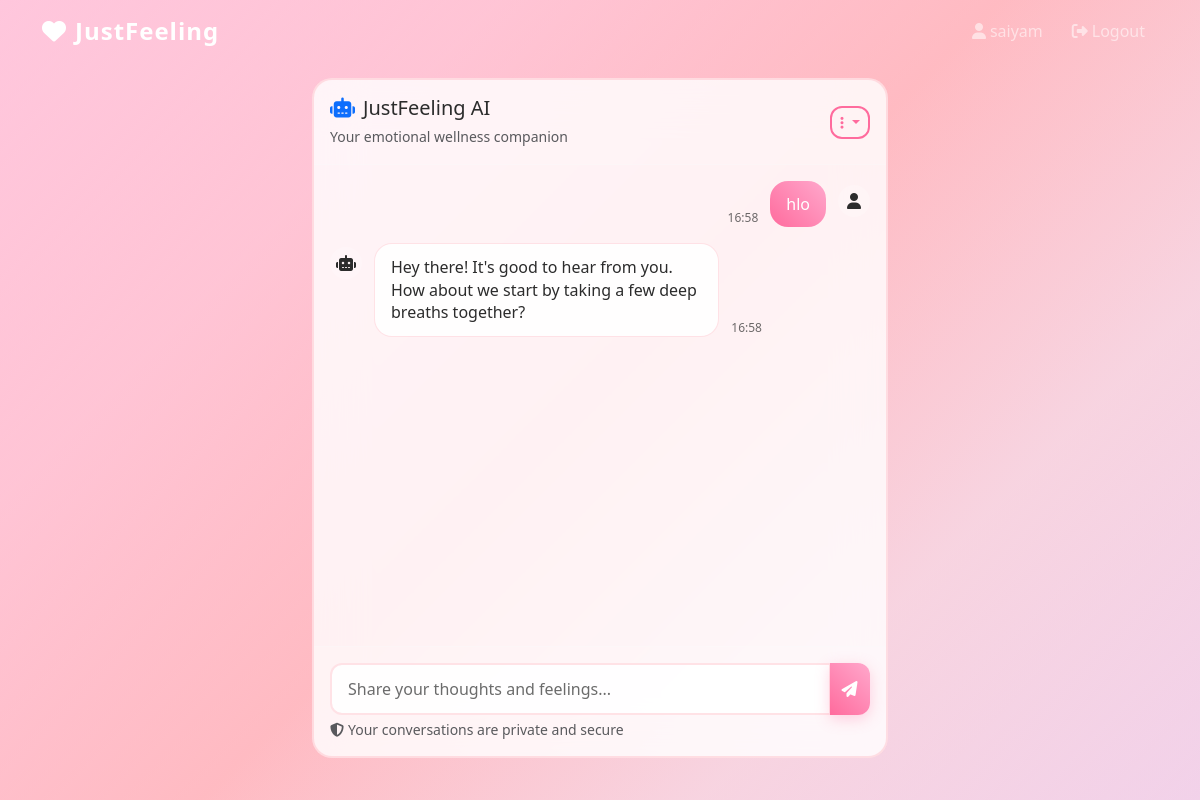
The app's page /chat (signed in), older data.
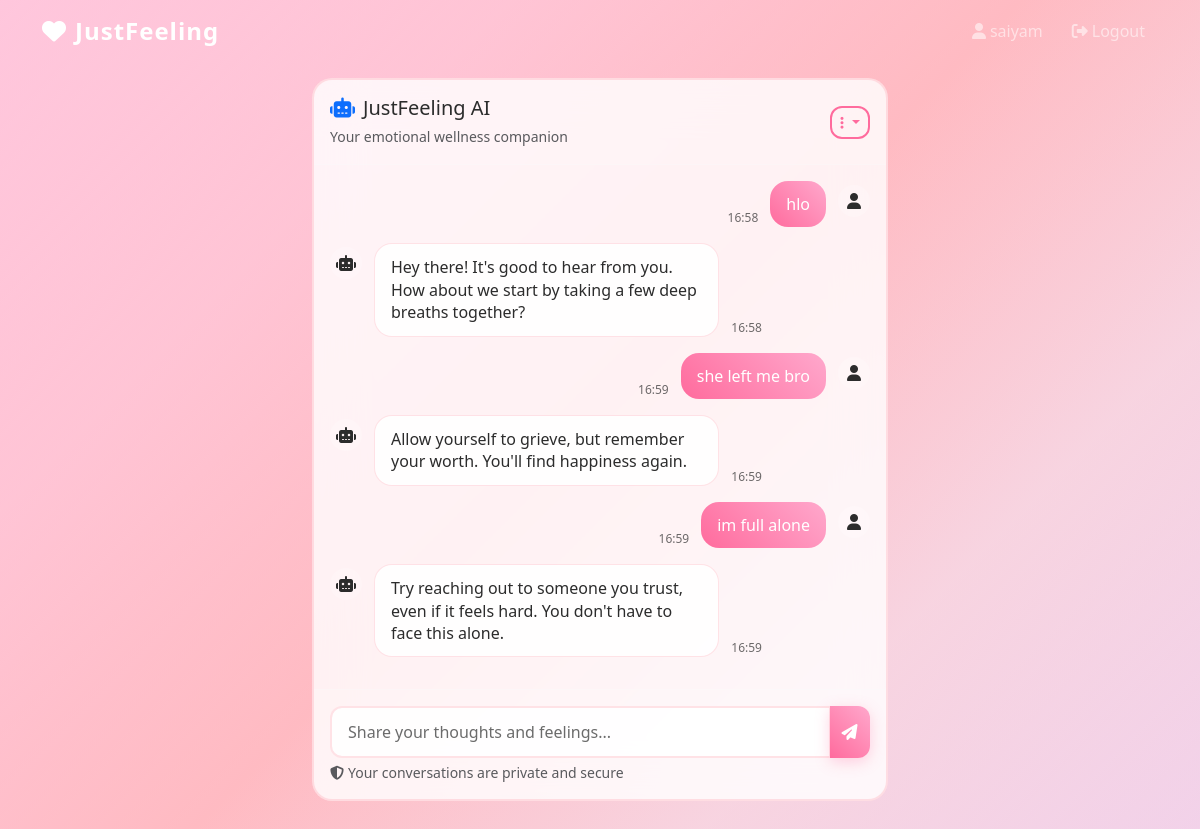
The same page, newer data.
### models.py (models this page shows, shortened)
class Message(db.Model):
    id = db.Column(db.Integer, primary_key=True)
    user_id = db.Column(db.Integer, db.ForeignKey('user.id'), nullable=False)
    user_message = db.Column(db.Text, nullable=False)
    ai_response = db.Column(db.Text)
    timestamp = db.Column(db.DateTime, default=datetime.utcnow)

### routes.py (the view)
@app.route('/chat')
def chat():
    if 'user_id' not in session:
        flash('Please log in to access the chat.', 'warning')
        return redirect(url_for('login'))
    user_id = session['user_id']
    messages = Message.query.filter_by(user_id=user_id).order_by(Message.timestamp.asc()).all()
    return render_template('chat.html', messages=messages, username=session['username'])

### templates/chat.html (shortened to what this page needs)
{% extends "base.html" %}
{% block content %}
<div class="row justify-content-center h-100">
    <div class="col-lg-8 col-xl-6">
        <div class="glass-card chat-container d-flex flex-column p-0">
            <div class="chat-header p-3 border-bottom border-light border-opacity-25">
                <div class="d-flex justify-content-between align-items-center">
                    <div>
                        <h5 class="mb-1">
                            <i class="fas fa-robot text-primary me-2"></i>JustFeeling AI
                        </h5>
                        <small class="text-muted">Your emotional wellness companion</small>
                    </div>
                    <div class="dropdown">
                        <button class="btn btn-outline-light btn-sm dropdown-toggle" type="button" id="chatOptions" data-bs-toggle="dropdown">
                            <i class="fas fa-ellipsis-v"></i>
                        </button>
                    </div>
                </div>
            </div>
            <div class="chat-messages flex-grow-1 p-3" id="chatMessages">
                {% if not messages %}
                    <div class="welcome-message text-center py-5">
                        <i class="fas fa-heart fa-3x text-primary mb-3 pulse-animation"></i>
                        <h4>Welcome to EmotiChat!</h4>
                        <p class="text-muted">Share your feelings and thoughts. I'm here to listen and help.</p>
                        <div class="suggested-messages">
                            <button class="btn btn-outline-primary btn-sm me-2 mb-2 suggested-msg" data-msg="I'm feeling overwhelmed today">💭 I'm feeling overwhelmed</button>
                            <button class="btn btn-outline-primary btn-sm me-2 mb-2 suggested-msg" data-msg="I need some motivation">✨ I need motivation</button>
                            <button class="btn btn-outline-primary btn-sm mb-2 suggested-msg" data-msg="I'm having trouble sleeping">🌙 Sleep troubles</button>
                        </div>
                    </div>
                {% else %}
                    {% for message in messages %}
                        <div class="message user-message mb-3">
                            <div class="message-content">
                                <i class="fas fa-user message-icon"></i>
                                <div class="message-text">{{ message.user_message }}</div>
                                <small class="message-time">{{ message.timestamp.strftime('%H:%M') }}</small>
                            </div>
                        </div>
                        {% if message.ai_response %}
                            <div class="message ai-message mb-3">
                                <div class="message-content">
                                    <i class="fas fa-robot message-icon"></i>
                                    <div class="message-text">{{ message.ai_response }}</div>
                                    <small class="message-time">{{ message.timestamp.strftime('%H:%M') }}</small>
                                </div>
                            </div>
                        {% endif %}
                    {% endfor %}
                {% endif %}
            </div>
            <div class="chat-input p-3 border-top border-light border-opacity-25">
                <form id="chatForm" class="d-flex">
                    <div class="input-group">
                        <input type="text" class="form-control" id="messageInput" placeholder="Share your thoughts and feelings..." maxlength="500" autocomplete="off">
                        <button class="btn btn-primary" type="submit" id="sendButton">
                            <i class="fas fa-paper-plane"></i>
                        </button>
                    </div>
                </form>
                <small class="text-muted mt-1 d-block">
                    <i class="fas fa-shield-alt me-1"></i>Your conversations are private and secure
                </small>
            </div>
        </div>
    </div>
</div>
{% endblock %}

### templates/base.html (shortened to what this page needs)
<!DOCTYPE html>
<html lang="en">
<head>
    <link href="https://cdn.jsdelivr.net/npm/bootstrap@5.3.0/dist/css/bootstrap.min.css" rel="stylesheet">
    <link rel="stylesheet" href="https://cdnjs.cloudflare.com/ajax/libs/font-awesome/6.4.0/css/all.min.css">
    <link rel="stylesheet" href="{{ url_for('static', filename='css/style.css') }}">
</head>
<body>
    <div class="video-background">
        <div id="particles-js"></div>
        <div class="video-overlay"></div>
    </div>
    <nav class="navbar navbar-expand-lg navbar-dark bg-transparent">
        <div class="container">
            <a class="navbar-brand fw-bold" href="{{ url_for('index') }}">
                <i class="fas fa-heart me-2"></i>JustFeeling
            </a>
            <div class="navbar-nav ms-auto">
                {% if session.user_id %}
                    <span class="navbar-text me-3">
                        <i class="fas fa-user me-1"></i>{{ session.username }}
                    </span>
                    <a class="nav-link" href="{{ url_for('logout') }}">
                        <i class="fas fa-sign-out-alt me-1"></i>Logout
                    </a>
                {% endif %}
            </div>
        </div>
    </nav>
    <main class="container-fluid">
        {% if error_message %}
            <div class="row justify-content-center align-items-center min-vh-100">
                <div class="col-md-6 text-center">
                    <div class="glass-card p-5">
                        <i class="fas fa-exclamation-triangle fa-3x text-warning mb-3"></i>
                        <h2>{{ error_message }}</h2>
                        <a href="{{ url_for('index') }}" class="btn btn-primary mt-3">
                            <i class="fas fa-home me-2"></i>Go Home
                        </a>
                    </div>
                </div>
            </div>
        {% else %}
            {% block content %}{% endblock %}
        {% endif %}
    </main>
</body>
</html>

### static/css/style.css (style rules this page uses)
:root { --primary-color: #ff6b9d; --secondary-color: #ffa8cc; --accent-color: #ffccd5; --romantic-rose: #ff8fa3; --soft-pink: #ffb3ba; --warm-coral: #ffdfba; --lavender: #e6e6fa; --soft-purple: #d4a5d8; --text-dark: #2c2c2c; --text-medium: #5a5a5a; --text-light: #ffffff; --text-muted: rgba(44, 44, 44, 0.7); --glass-bg: rgba(255, 255, 255, 0.8); --glass-border: rgba(255, 182, 193, 0.4); --shadow: 0 8px 32px 0 rgba(255, 107, 157, 0.2); --romantic-glow: 0 0 20px rgba(255, 107, 157, 0.3); }
* { margin: 0; padding: 0; box-sizing: border-box; }
body { font-family: 'Segoe UI', Tahoma, Geneva, Verdana, sans-serif; color: var(--text-dark); overflow-x: hidden; min-height: 100vh; background: linear-gradient(135deg, #ffeef8 0%, #ffe5f1 50%, #fff0f5 100%); }
.video-background { position: fixed; top: 0; left: 0; width: 100%; height: 100%; z-index: -2; overflow: hidden; }
#particles-js { position: absolute; width: 100%; height: 100%; z-index: -2; }
body::before { content: ''; position: fixed; top: 0; left: 0; width: 100%; height: 100%; background: linear-gradient(135deg, #ffeef8 0%, #ffb3ba 50%, #ffe5f1 100%); z-index: -3; }
.glass-card { background: var(--glass-bg); backdrop-filter: blur(25px); -webkit-backdrop-filter: blur(25px); border-radius: 20px; border: 2px solid var(--glass-border); box-shadow: var(--shadow), var(--neon-glow); transition: all 0.3s ease; position: relative; overflow: hidden; }
.glass-card::before { content: ''; position: absolute; top: 0; left: -100%; width: 100%; height: 100%; background: linear-gradient(90deg, transparent, rgba(255, 255, 255, 0.2), transparent); transition: left 0.5s ease; }
.navbar-brand { font-size: 1.5rem; letter-spacing: 1px; }
.navbar-nav .nav-link { transition: all 0.3s ease; border-radius: 8px; margin: 0 5px; }
.btn { border-radius: 12px; font-weight: 600; letter-spacing: 0.5px; transition: all 0.3s ease; border: none; position: relative; overflow: hidden; }
.btn-primary { background: linear-gradient(45deg, var(--primary-color), var(--secondary-color)); border: none; box-shadow: 0 4px 15px rgba(255, 107, 157, 0.3); color: var(--text-light); }
.btn-primary::before { content: ''; position: absolute; top: 0; left: -100%; width: 100%; height: 100%; background: linear-gradient(90deg, transparent, rgba(255, 255, 255, 0.3), transparent); transition: left 0.5s ease; }
.btn-outline-light { border: 2px solid var(--primary-color); color: var(--primary-color); background: transparent; }
.form-control { background: rgba(255, 255, 255, 0.9); border: 2px solid var(--glass-border); border-radius: 12px; color: var(--text-dark); padding: 12px 16px; transition: all 0.3s ease; }
.form-control::placeholder { color: var(--text-muted); }
.chat-container { max-width: 100%; }
.chat-header { background: rgba(255, 255, 255, 0.1); border-radius: 20px 20px 0 0; }
.chat-messages { overflow-y: auto; scroll-behavior: smooth; max-height: calc(100vh - 300px); }
.message { animation: slideInMessage 0.3s ease-out; }
.message-content { display: flex; align-items: flex-start; gap: 12px; max-width: 80%; }
.user-message .message-content { margin-left: auto; flex-direction: row-reverse; }
.user-message .message-text { background: linear-gradient(45deg, var(--primary-color), var(--secondary-color)); color: white; }
.ai-message .message-text { background: rgba(255, 255, 255, 0.9); color: var(--text-dark); border: 1px solid var(--glass-border); }
.message-text { padding: 12px 16px; border-radius: 18px; max-width: 100%; word-wrap: break-word; line-height: 1.4; position: relative; }
.message-icon { width: 32px; height: 32px; border-radius: 50%; background: rgba(255, 255, 255, 0.2); display: flex; align-items: center; justify-content: center; flex-shrink: 0; margin-top: 4px; }
.message-time { color: var(--text-muted); font-size: 0.75rem; margin-top: 4px; align-self: flex-end; }
.chat-input { background: rgba(255, 255, 255, 0.1); border-radius: 0 0 20px 20px; }

### templates/chat.html (style rules this page uses)
.chat-container { height: calc(100vh - 120px); max-height: 800px; }

Row changes from the older to the newer data that the page shows:
added Message: user_message "she left me bro", timestamp "16:59", ai_response "Allow yourself to grieve, but remember your worth. You'll find happiness again."
added Message: user_message "im full alone", timestamp "16:59", ai_response "Try reaching out to someone you trust, even if it feels hard. You don't have to face this alone."
